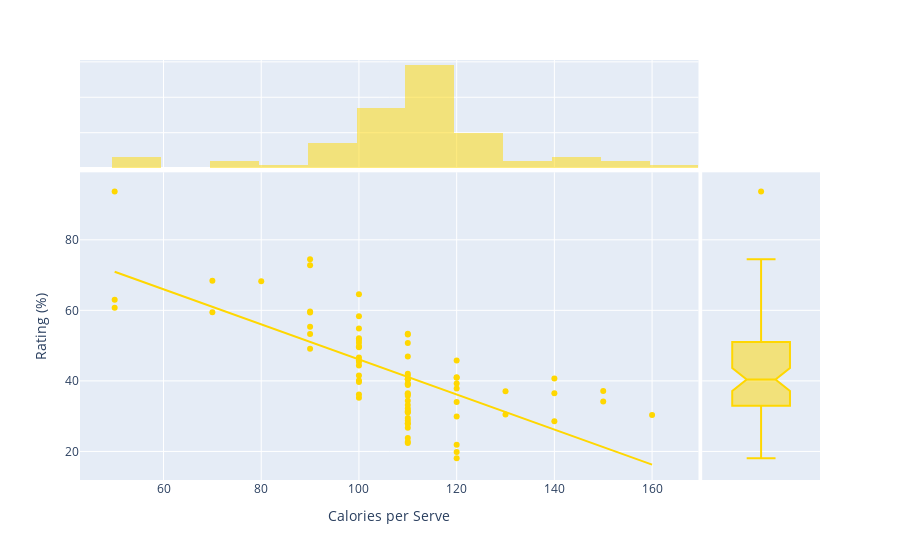

Here is the notebook cell this chart was saved with:
### Markdown cell above
In the data:
- The strongest positive correlation is between *fiber* and *potassium*;
- *Calories* have notable positive correlations with *weight*, *sugars* and *fat*, which makes nutritional sense; and
- Strong negative correlations between *sugars* and *rating*, and *calories* and *rating*.

### Code cell
px.scatter(df,x="Calories",y="Rating",trendline="ols",color_discrete_sequence=["gold"],
           labels={"Calories":"Calories per Serve","Rating":"Rating (%)"},
           hover_name="Name",hover_data={"Rating":":.2f"},marginal_x="histogram",marginal_y="box")

### Figure 1 — Plotly figure (JSON) as saved in the notebook; plotly's stock layout.template omitted (floating-point values rounded to 4 significant figures)
{"data": [{"customdata": [[68.4], [33.98], [59.43], [93.7], [34.38], [29.51], [33.17], [37.04], [49.12], [53.31], [18.04], [50.76], [19.82], [40.4], [22.74], [41.45], [45.86], [35.78], [22.4], [40.45], [64.53], [46.9], [36.18], [44.33], [32.21], [31.44], [58.35], [40.92], [41.02], [28.03], [35.25], [23.8], [52.08], [53.37], [45.81], [21.87], [31.07], [28.74], [36.52], [36.47], [39.24], [45.33], [26.73], [54.85], [37.14], [34.14], [30.31], [40.11], [29.92], [40.69], [59.64], [30.45], [37.84], [41.5], [60.76], [63.01], [49.51], [50.83], [39.26], [39.7], [55.33], [42.0], [40.56], [68.24], [74.47], [72.8], [31.23], [53.13], [59.36], [38.84], [28.59], [46.66], [39.11], [27.75], [49.79], [51.59], [36.19]], "hovertemplate": "<b>%{hovertext}</b><br><br>Calories per Serve=%{x}<br>Rating (%)=%{customdata[0]:.2f}<extra></extra>", "hovertext": ["100% Bran", "100% Natural Bran", "All-Bran", "All-Bran with Extra Fiber", "Almond Delight", "Apple Cinnamon Cheerios", "Apple Jacks", "Basic 4", "Bran Chex", "Bran Flakes", "Cap'n'Crunch", "Cheerios", "Cinnamon Toast Crunch", "Clusters", "Cocoa Puffs", "Corn Chex", "Corn Flakes", "Corn Pops", "Count Chocula", "Cracklin' Oat Bran", "Cream of Wheat (Quick)", "Crispix", "Crispy Wheat & Raisins", "Double Chex", "Froot Loops", "Frosted Flakes", "Frosted Mini-Wheats", "Fruit & Fibre Dates; Walnuts; and Oats", "Fruitful Bran", "Fruity Pebbles", "Golden Crisp", "Golden Grahams", "Grape Nuts Flakes", "Grape-Nuts", "Great Grains Pecan", "Honey Graham Ohs", "Honey Nut Cheerios", "Honey-comb", "Just Right Crunchy  Nuggets", "Just Right Fruit & Nut", "Kix", "Life", "Lucky Charms", "Maypo", "Muesli Raisins; Dates; & Almonds", "Muesli Raisins; Peaches; & Pecans", "Mueslix Crispy Blend", "Multi-Grain Cheerios", "Nut&Honey Crunch", "Nutri-Grain Almond-Raisin", "Nutri-grain Wheat", "Oatmeal Raisin Crisp", "Post Nat. Raisin Bran", "Product 19", "Puffed Rice", "Puffed Wheat", "Quaker Oat Squares", "Quaker Oatmeal", "Raisin Bran", "Raisin Nut Bran", "Raisin Squares", "Rice Chex", "Rice Krispies", "Shredded Wheat", "Shredded Wheat 'n'Bran", "Shredded Wheat spoon size", "Smacks", "Special K", "Strawberry Fruit Wheats", "Total Corn Flakes", "Total Raisin Bran", "Total Whole Grain", "Triples", "Trix", "Wheat Chex", "Wheaties", "Wheaties Honey Gold"], "legendgroup": "", "marker": {"color": "gold", "symbol": "circle"}, "mode": "markers", "name": "", "orientation": "v", "showlegend": false, "type": "scatter", "x": [70, 120, 70, 50, 110, 110, 110, 130, 90, 90, 120, 110, 120, 110, 110, 110, 100, 110, 110, 110, 100, 110, 100, 100, 110, 110, 100, 120, 120, 110, 100, 110, 100, 110, 120, 120, 110, 110, 110, 140, 110, 100, 110, 100, 150, 150, 160, 100, 120, 140, 90, 130, 120, 100, 50, 50, 100, 100, 120, 100, 90, 110, 110, 80, 90, 90, 110, 110, 90, 110, 140, 100, 110, 110, 100, 100, 110], "xaxis": "x", "y": [68.4, 33.98, 59.43, 93.7, 34.38, 29.51, 33.17, 37.04, 49.12, 53.31, 18.04, 50.76, 19.82, 40.4, 22.74, 41.45, 45.86, 35.78, 22.4, 40.45, 64.53, 46.9, 36.18, 44.33, 32.21, 31.44, 58.35, 40.92, 41.02, 28.03, 35.25, 23.8, 52.08, 53.37, 45.81, 21.87, 31.07, 28.74, 36.52, 36.47, 39.24, 45.33, 26.73, 54.85, 37.14, 34.14, 30.31, 40.11, 29.92, 40.69, 59.64, 30.45, 37.84, 41.5, 60.76, 63.01, 49.51, 50.83, 39.26, 39.7, 55.33, 42.0, 40.56, 68.24, 74.47, 72.8, 31.23, 53.13, 59.36, 38.84, 28.59, 46.66, 39.11, 27.75, 49.79, 51.59, 36.19], "yaxis": "y"}, {"alignmentgroup": "True", "bingroup": "x", "hovertemplate": "Calories per Serve=%{x}<br>count=%{y}<extra></extra>", "legendgroup": "", "marker": {"color": "gold"}, "name": "", "offsetgroup": "", "opacity": 0.5, "showlegend": false, "type": "histogram", "x": [70, 120, 70, 50, 110, 110, 110, 130, 90, 90, 120, 110, 120, 110, 110, 110, 100, 110, 110, 110, 100, 110, 100, 100, 110, 110, 100, 120, 120, 110, 100, 110, 100, 110, 120, 120, 110, 110, 110, 140, 110, 100, 110, 100, 150, 150, 160, 100, 120, 140, 90, 130, 120, 100, 50, 50, 100, 100, 120, 100, 90, 110, 110, 80, 90, 90, 110, 110, 90, 110, 140, 100, 110, 110, 100, 100, 110], "xaxis": "x3", "yaxis": "y3"}, {"alignmentgroup": "True", "customdata": [[68.4], [33.98], [59.43], [93.7], [34.38], [29.51], [33.17], [37.04], [49.12], [53.31], [18.04], [50.76], [19.82], [40.4], [22.74], [41.45], [45.86], [35.78], [22.4], [40.45], [64.53], [46.9], [36.18], [44.33], [32.21], [31.44], [58.35], [40.92], [41.02], [28.03], [35.25], [23.8], [52.08], [53.37], [45.81], [21.87], [31.07], [28.74], [36.52], [36.47], [39.24], [45.33], [26.73], [54.85], [37.14], [34.14], [30.31], [40.11], [29.92], [40.69], [59.64], [30.45], [37.84], [41.5], [60.76], [63.01], [49.51], [50.83], [39.26], [39.7], [55.33], [42.0], [40.56], [68.24], [74.47], [72.8], [31.23], [53.13], [59.36], [38.84], [28.59], [46.66], [39.11], [27.75], [49.79], [51.59], [36.19]], "hovertemplate": "<b>%{hovertext}</b><br><br>Rating (%)=%{customdata[0]:.2f}<extra></extra>", "hovertext": ["100% Bran", "100% Natural Bran", "All-Bran", "All-Bran with Extra Fiber", "Almond Delight", "Apple Cinnamon Cheerios", "Apple Jacks", "Basic 4", "Bran Chex", "Bran Flakes", "Cap'n'Crunch", "Cheerios", "Cinnamon Toast Crunch", "Clusters", "Cocoa Puffs", "Corn Chex", "Corn Flakes", "Corn Pops", "Count Chocula", "Cracklin' Oat Bran", "Cream of Wheat (Quick)", "Crispix", "Crispy Wheat & Raisins", "Double Chex", "Froot Loops", "Frosted Flakes", "Frosted Mini-Wheats", "Fruit & Fibre Dates; Walnuts; and Oats", "Fruitful Bran", "Fruity Pebbles", "Golden Crisp", "Golden Grahams", "Grape Nuts Flakes", "Grape-Nuts", "Great Grains Pecan", "Honey Graham Ohs", "Honey Nut Cheerios", "Honey-comb", "Just Right Crunchy  Nuggets", "Just Right Fruit & Nut", "Kix", "Life", "Lucky Charms", "Maypo", "Muesli Raisins; Dates; & Almonds", "Muesli Raisins; Peaches; & Pecans", "Mueslix Crispy Blend", "Multi-Grain Cheerios", "Nut&Honey Crunch", "Nutri-Grain Almond-Raisin", "Nutri-grain Wheat", "Oatmeal Raisin Crisp", "Post Nat. Raisin Bran", "Product 19", "Puffed Rice", "Puffed Wheat", "Quaker Oat Squares", "Quaker Oatmeal", "Raisin Bran", "Raisin Nut Bran", "Raisin Squares", "Rice Chex", "Rice Krispies", "Shredded Wheat", "Shredded Wheat 'n'Bran", "Shredded Wheat spoon size", "Smacks", "Special K", "Strawberry Fruit Wheats", "Total Corn Flakes", "Total Raisin Bran", "Total Whole Grain", "Triples", "Trix", "Wheat Chex", "Wheaties", "Wheaties Honey Gold"], "legendgroup": "", "marker": {"color": "gold", "symbol": "circle"}, "name": "", "notched": true, "offsetgroup": "", "showlegend": false, "type": "box", "xaxis": "x2", "y": [68.4, 33.98, 59.43, 93.7, 34.38, 29.51, 33.17, 37.04, 49.12, 53.31, 18.04, 50.76, 19.82, 40.4, 22.74, 41.45, 45.86, 35.78, 22.4, 40.45, 64.53, 46.9, 36.18, 44.33, 32.21, 31.44, 58.35, 40.92, 41.02, 28.03, 35.25, 23.8, 52.08, 53.37, 45.81, 21.87, 31.07, 28.74, 36.52, 36.47, 39.24, 45.33, 26.73, 54.85, 37.14, 34.14, 30.31, 40.11, 29.92, 40.69, 59.64, 30.45, 37.84, 41.5, 60.76, 63.01, 49.51, 50.83, 39.26, 39.7, 55.33, 42.0, 40.56, 68.24, 74.47, 72.8, 31.23, 53.13, 59.36, 38.84, 28.59, 46.66, 39.11, 27.75, 49.79, 51.59, 36.19], "yaxis": "y2"}, {"hovertemplate": "<b>OLS trendline</b><br>Rating = -0.497013 * Calories + 95.788<br>R<sup>2</sup>=0.475239<br><br>Calories per Serve=%{x}<br>Rating (%)=%{y:.2f} <b>(trend)</b><extra></extra>", "legendgroup": "", "marker": {"color": "gold", "symbol": "circle"}, "mode": "lines", "name": "", "showlegend": false, "type": "scatter", "x": [50, 50, 50, 70, 70, 80, 90, 90, 90, 90, 90, 90, 90, 100, 100, 100, 100, 100, 100, 100, 100, 100, 100, 100, 100, 100, 100, 100, 100, 100, 110, 110, 110, 110, 110, 110, 110, 110, 110, 110, 110, 110, 110, 110, 110, 110, 110, 110, 110, 110, 110, 110, 110, 110, 110, 110, 110, 110, 110, 120, 120, 120, 120, 120, 120, 120, 120, 120, 120, 130, 130, 140, 140, 140, 150, 150, 160], "xaxis": "x", "y": [70.94, 70.94, 70.94, 61.0, 61.0, 56.03, 51.06, 51.06, 51.06, 51.06, 51.06, 51.06, 51.06, 46.09, 46.09, 46.09, 46.09, 46.09, 46.09, 46.09, 46.09, 46.09, 46.09, 46.09, 46.09, 46.09, 46.09, 46.09, 46.09, 46.09, 41.12, 41.12, 41.12, 41.12, 41.12, 41.12, 41.12, 41.12, 41.12, 41.12, 41.12, 41.12, 41.12, 41.12, 41.12, 41.12, 41.12, 41.12, 41.12, 41.12, 41.12, 41.12, 41.12, 41.12, 41.12, 41.12, 41.12, 41.12, 41.12, 36.15, 36.15, 36.15, 36.15, 36.15, 36.15, 36.15, 36.15, 36.15, 36.15, 31.18, 31.18, 26.21, 26.21, 26.21, 21.24, 21.24, 16.27], "yaxis": "y"}], "layout": {"barmode": "overlay", "legend": {"tracegroupgap": 0}, "margin": {"t": 60}, "xaxis": {"anchor": "y", "domain": [0, 0.8358], "title": {"text": "Calories per Serve"}}, "xaxis2": {"anchor": "y2", "domain": [0.8408, 1], "matches": "x2", "showgrid": false, "showline": false, "showticklabels": false, "ticks": ""}, "xaxis3": {"anchor": "y3", "domain": [0, 0.8358], "matches": "x", "showgrid": true, "showticklabels": false}, "xaxis4": {"anchor": "y4", "domain": [0.8408, 1], "matches": "x2", "showgrid": false, "showline": false, "showticklabels": false, "ticks": ""}, "yaxis": {"anchor": "x", "domain": [0, 0.7326], "title": {"text": "Rating (%)"}}, "yaxis2": {"anchor": "x2", "domain": [0, 0.7326], "matches": "y", "showgrid": true, "showticklabels": false}, "yaxis3": {"anchor": "x3", "domain": [0.7426, 1], "matches": "y3", "showgrid": true, "showline": false, "showticklabels": false, "ticks": ""}, "yaxis4": {"anchor": "x4", "domain": [0.7426, 1], "matches": "y3", "showgrid": true, "showline": false, "showticklabels": false, "ticks": ""}}}
